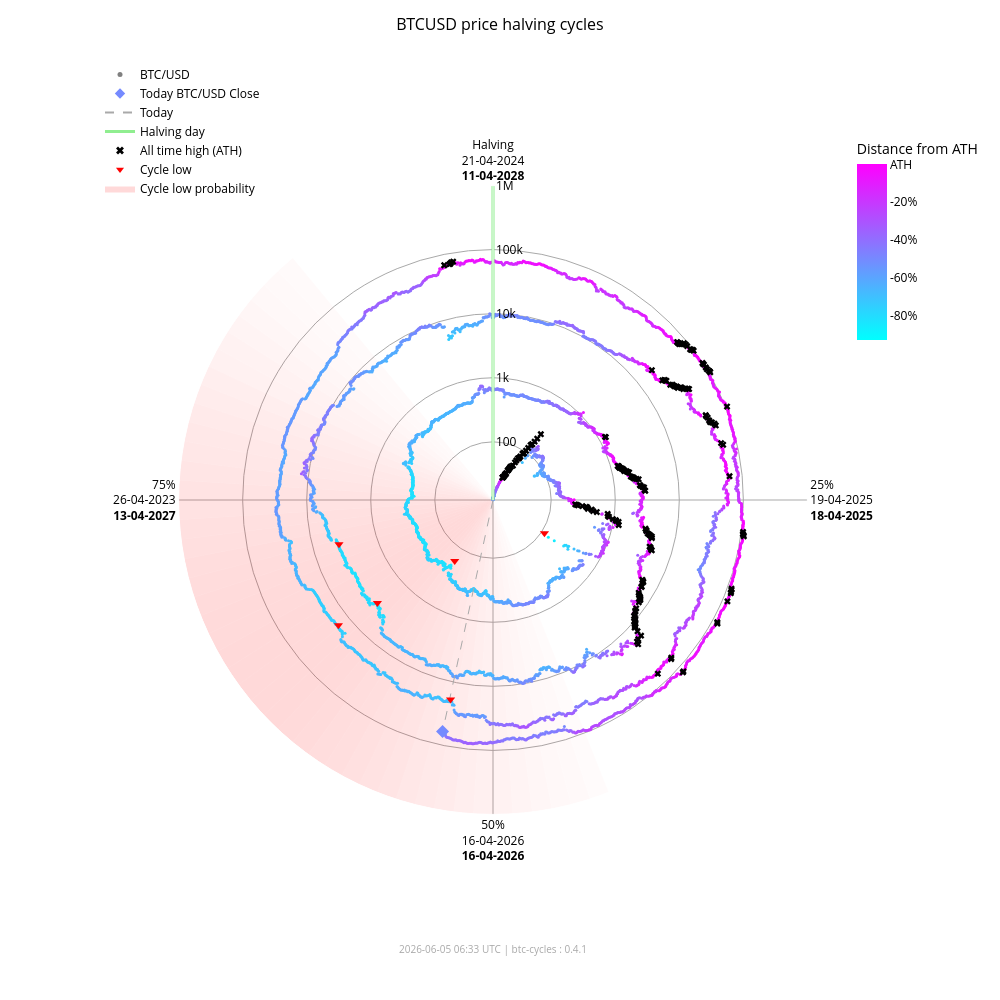

Write notebook code for a chart like this one.
### Markdown cell above
### Interactive chart (plotly)

### Code cell
fig_interactive = btc.plot(
    kind="interactive",
    from_date="2012-11-28",
)
# plotly config for interactivity
config = {"scrollZoom": True, "displayModeBar": True}
# display in notebook
fig_interactive.show(config=config)

### Figure 1 — Plotly figure (JSON) as saved in the notebook; plotly's stock layout.template omitted (floating-point values rounded to 4 significant figures; data arrays with more than 128 entries replaced by an {"elided": "..."} marker saying what was removed)
{"data": [{"fill": "toself", "fillcolor": "rgba(255,0,0,0.017168280509461755)", "hoverinfo": "skip", "line": {"width": 0}, "mode": "lines", "r": [12.35, 1000000, 1000000, 12.35, 12.35], "showlegend": false, "theta": [158.4, 158.4, 162.0, 162.0, 158.4], "type": "scatterpolar"}, {"fill": "toself", "fillcolor": "rgba(255,0,0,0.022114794501891175)", "hoverinfo": "skip", "line": {"width": 0}, "mode": "lines", "r": [12.35, 1000000, 1000000, 12.35, 12.35], "showlegend": false, "theta": [162.0, 162.0, 165.6, 165.6, 162.0], "type": "scatterpolar"}, {"fill": "toself", "fillcolor": "rgba(255,0,0,0.02790404259511669)", "hoverinfo": "skip", "line": {"width": 0}, "mode": "lines", "r": [12.35, 1000000, 1000000, 12.35, 12.35], "showlegend": false, "theta": [165.6, 165.6, 169.2, 169.2, 165.6], "type": "scatterpolar"}, {"fill": "toself", "fillcolor": "rgba(255,0,0,0.034518294852420334)", "hoverinfo": "skip", "line": {"width": 0}, "mode": "lines", "r": [12.35, 1000000, 1000000, 12.35, 12.35], "showlegend": false, "theta": [169.2, 169.2, 172.8, 172.8, 169.2], "type": "scatterpolar"}, {"fill": "toself", "fillcolor": "rgba(255,0,0,0.041901979682821514)", "hoverinfo": "skip", "line": {"width": 0}, "mode": "lines", "r": [12.35, 1000000, 1000000, 12.35, 12.35], "showlegend": false, "theta": [172.8, 172.8, 176.4, 176.4, 172.8], "type": "scatterpolar"}, {"fill": "toself", "fillcolor": "rgba(255,0,0,0.04996405861294358)", "hoverinfo": "skip", "line": {"width": 0}, "mode": "lines", "r": [12.35, 1000000, 1000000, 12.35, 12.35], "showlegend": false, "theta": [176.4, 176.4, 180.0, 180.0, 176.4], "type": "scatterpolar"}, {"fill": "toself", "fillcolor": "rgba(255,0,0,0.05858349692240514)", "hoverinfo": "skip", "line": {"width": 0}, "mode": "lines", "r": [12.35, 1000000, 1000000, 12.35, 12.35], "showlegend": false, "theta": [180.0, 180.0, 183.6, 183.6, 180.0], "type": "scatterpolar"}, {"fill": "toself", "fillcolor": "rgba(255,0,0,0.06761662035375064)", "hoverinfo": "skip", "line": {"width": 0}, "mode": "lines", "r": [12.35, 1000000, 1000000, 12.35, 12.35], "showlegend": false, "theta": [183.6, 183.6, 187.2, 187.2, 183.6], "type": "scatterpolar"}, {"fill": "toself", "fillcolor": "rgba(255,0,0,0.07690481219944661)", "hoverinfo": "skip", "line": {"width": 0}, "mode": "lines", "r": [12.35, 1000000, 1000000, 12.35, 12.35], "showlegend": false, "theta": [187.2, 187.2, 190.8, 190.8, 187.2], "type": "scatterpolar"}, {"fill": "toself", "fillcolor": "rgba(255,0,0,0.08628112000611096)", "hoverinfo": "skip", "line": {"width": 0}, "mode": "lines", "r": [12.35, 1000000, 1000000, 12.35, 12.35], "showlegend": false, "theta": [190.8, 190.8, 194.4, 194.4, 190.8], "type": "scatterpolar"}, {"fill": "toself", "fillcolor": "rgba(255,0,0,0.09557490841018089)", "hoverinfo": "skip", "line": {"width": 0}, "mode": "lines", "r": [12.35, 1000000, 1000000, 12.35, 12.35], "showlegend": false, "theta": [194.4, 194.4, 198.0, 198.0, 194.4], "type": "scatterpolar"}, {"fill": "toself", "fillcolor": "rgba(255,0,0,0.10461455782963762)", "hoverinfo": "skip", "line": {"width": 0}, "mode": "lines", "r": [12.35, 1000000, 1000000, 12.35, 12.35], "showlegend": false, "theta": [198.0, 198.0, 201.6, 201.6, 198.0], "type": "scatterpolar"}, {"fill": "toself", "fillcolor": "rgba(255,0,0,0.11322908719652829)", "hoverinfo": "skip", "line": {"width": 0}, "mode": "lines", "r": [12.35, 1000000, 1000000, 12.35, 12.35], "showlegend": false, "theta": [201.6, 201.6, 205.2, 205.2, 201.6], "type": "scatterpolar"}, {"fill": "toself", "fillcolor": "rgba(255,0,0,0.12125015337052986)", "hoverinfo": "skip", "line": {"width": 0}, "mode": "lines", "r": [12.35, 1000000, 1000000, 12.35, 12.35], "showlegend": false, "theta": [205.2, 205.2, 208.8, 208.8, 205.2], "type": "scatterpolar"}, {"fill": "toself", "fillcolor": "rgba(255,0,0,0.12851590515331976)", "hoverinfo": "skip", "line": {"width": 0}, "mode": "lines", "r": [12.35, 1000000, 1000000, 12.35, 12.35], "showlegend": false, "theta": [208.8, 208.8, 212.4, 212.4, 208.8], "type": "scatterpolar"}, {"fill": "toself", "fillcolor": "rgba(255,0,0,0.13487757461161184)", "hoverinfo": "skip", "line": {"width": 0}, "mode": "lines", "r": [12.35, 1000000, 1000000, 12.35, 12.35], "showlegend": false, "theta": [212.4, 212.4, 216.0, 216.0, 212.4], "type": "scatterpolar"}, {"fill": "toself", "fillcolor": "rgba(255,0,0,0.14020862181849592)", "hoverinfo": "skip", "line": {"width": 0}, "mode": "lines", "r": [12.35, 1000000, 1000000, 12.35, 12.35], "showlegend": false, "theta": [216.0, 216.0, 219.6, 219.6, 216.0], "type": "scatterpolar"}, {"fill": "toself", "fillcolor": "rgba(255,0,0,0.14441504950654527)", "hoverinfo": "skip", "line": {"width": 0}, "mode": "lines", "r": [12.35, 1000000, 1000000, 12.35, 12.35], "showlegend": false, "theta": [219.6, 219.6, 223.2, 223.2, 219.6], "type": "scatterpolar"}, {"fill": "toself", "fillcolor": "rgba(255,0,0,0.14744459351271713)", "hoverinfo": "skip", "line": {"width": 0}, "mode": "lines", "r": [12.35, 1000000, 1000000, 12.35, 12.35], "showlegend": false, "theta": [223.2, 223.2, 226.8, 226.8, 223.2], "type": "scatterpolar"}, {"fill": "toself", "fillcolor": "rgba(255,0,0,0.14929223192296423)", "hoverinfo": "skip", "line": {"width": 0}, "mode": "lines", "r": [12.35, 1000000, 1000000, 12.35, 12.35], "showlegend": false, "theta": [226.8, 226.8, 230.4, 230.4, 226.8], "type": "scatterpolar"}, {"fill": "toself", "fillcolor": "rgba(255,0,0,0.15)", "hoverinfo": "skip", "line": {"width": 0}, "mode": "lines", "r": [12.35, 1000000, 1000000, 12.35, 12.35], "showlegend": false, "theta": [230.4, 230.4, 234.0, 234.0, 230.4], "type": "scatterpolar"}, {"fill": "toself", "fillcolor": "rgba(255,0,0,0.14965033825231114)", "hoverinfo": "skip", "line": {"width": 0}, "mode": "lines", "r": [12.35, 1000000, 1000000, 12.35, 12.35], "showlegend": false, "theta": [234.0, 234.0, 237.6, 237.6, 234.0], "type": "scatterpolar"}, {"fill": "toself", "fillcolor": "rgba(255,0,0,0.14835378057909807)", "hoverinfo": "skip", "line": {"width": 0}, "mode": "lines", "r": [12.35, 1000000, 1000000, 12.35, 12.35], "showlegend": false, "theta": [237.6, 237.6, 241.2, 241.2, 237.6], "type": "scatterpolar"}, {"fill": "toself", "fillcolor": "rgba(255,0,0,0.14623322283554635)", "hoverinfo": "skip", "line": {"width": 0}, "mode": "lines", "r": [12.35, 1000000, 1000000, 12.35, 12.35], "showlegend": false, "theta": [241.2, 241.2, 244.8, 244.8, 241.2], "type": "scatterpolar"}, {"fill": "toself", "fillcolor": "rgba(255,0,0,0.1434078538226231)", "hoverinfo": "skip", "line": {"width": 0}, "mode": "lines", "r": [12.35, 1000000, 1000000, 12.35, 12.35], "showlegend": false, "theta": [244.8, 244.8, 248.4, 248.4, 244.8], "type": "scatterpolar"}, {"fill": "toself", "fillcolor": "rgba(255,0,0,0.13997983179373427)", "hoverinfo": "skip", "line": {"width": 0}, "mode": "lines", "r": [12.35, 1000000, 1000000, 12.35, 12.35], "showlegend": false, "theta": [248.4, 248.4, 252.0, 252.0, 248.4], "type": "scatterpolar"}, {"fill": "toself", "fillcolor": "rgba(255,0,0,0.13602598258454268)", "hoverinfo": "skip", "line": {"width": 0}, "mode": "lines", "r": [12.35, 1000000, 1000000, 12.35, 12.35], "showlegend": false, "theta": [252.0, 252.0, 255.6, 255.6, 252.0], "type": "scatterpolar"}, {"fill": "toself", "fillcolor": "rgba(255,0,0,0.13159547355344953)", "hoverinfo": "skip", "line": {"width": 0}, "mode": "lines", "r": [12.35, 1000000, 1000000, 12.35, 12.35], "showlegend": false, "theta": [255.6, 255.6, 259.2, 259.2, 255.6], "type": "scatterpolar"}, {"fill": "toself", "fillcolor": "rgba(255,0,0,0.12671301775492697)", "hoverinfo": "skip", "line": {"width": 0}, "mode": "lines", "r": [12.35, 1000000, 1000000, 12.35, 12.35], "showlegend": false, "theta": [259.2, 259.2, 262.8, 262.8, 259.2], "type": "scatterpolar"}, {"fill": "toself", "fillcolor": "rgba(255,0,0,0.12138610149219965)", "hoverinfo": "skip", "line": {"width": 0}, "mode": "lines", "r": [12.35, 1000000, 1000000, 12.35, 12.35], "showlegend": false, "theta": [262.8, 262.8, 266.4, 266.4, 262.8], "type": "scatterpolar"}, {"fill": "toself", "fillcolor": "rgba(255,0,0,0.1156142551644921)", "hoverinfo": "skip", "line": {"width": 0}, "mode": "lines", "r": [12.35, 1000000, 1000000, 12.35, 12.35], "showlegend": false, "theta": [266.4, 266.4, 270.0, 270.0, 266.4], "type": "scatterpolar"}, {"fill": "toself", "fillcolor": "rgba(255,0,0,0.10939851441251548)", "hoverinfo": "skip", "line": {"width": 0}, "mode": "lines", "r": [12.35, 1000000, 1000000, 12.35, 12.35], "showlegend": false, "theta": [270.0, 270.0, 273.6, 273.6, 270.0], "type": "scatterpolar"}, {"fill": "toself", "fillcolor": "rgba(255,0,0,0.10274974912946185)", "hoverinfo": "skip", "line": {"width": 0}, "mode": "lines", "r": [12.35, 1000000, 1000000, 12.35, 12.35], "showlegend": false, "theta": [273.6, 273.6, 277.2, 277.2, 273.6], "type": "scatterpolar"}, {"fill": "toself", "fillcolor": "rgba(255,0,0,0.09569517349791425)", "hoverinfo": "skip", "line": {"width": 0}, "mode": "lines", "r": [12.35, 1000000, 1000000, 12.35, 12.35], "showlegend": false, "theta": [277.2, 277.2, 280.8, 280.8, 277.2], "type": "scatterpolar"}, {"fill": "toself", "fillcolor": "rgba(255,0,0,0.08828282625646727)", "hoverinfo": "skip", "line": {"width": 0}, "mode": "lines", "r": [12.35, 1000000, 1000000, 12.35, 12.35], "showlegend": false, "theta": [280.8, 280.8, 284.4, 284.4, 280.8], "type": "scatterpolar"}, {"fill": "toself", "fillcolor": "rgba(255,0,0,0.08058400018765345)", "hoverinfo": "skip", "line": {"width": 0}, "mode": "lines", "r": [12.35, 1000000, 1000000, 12.35, 12.35], "showlegend": false, "theta": [284.4, 284.4, 288.0, 288.0, 284.4], "type": "scatterpolar"}, {"fill": "toself", "fillcolor": "rgba(255,0,0,0.07269354608292704)", "hoverinfo": "skip", "line": {"width": 0}, "mode": "lines", "r": [12.35, 1000000, 1000000, 12.35, 12.35], "showlegend": false, "theta": [288.0, 288.0, 291.6, 291.6, 288.0], "type": "scatterpolar"}, {"fill": "toself", "fillcolor": "rgba(255,0,0,0.06472784449068783)", "hoverinfo": "skip", "line": {"width": 0}, "mode": "lines", "r": [12.35, 1000000, 1000000, 12.35, 12.35], "showlegend": false, "theta": [291.6, 291.6, 295.2, 295.2, 291.6], "type": "scatterpolar"}, {"fill": "toself", "fillcolor": "rgba(255,0,0,0.05682021976743955)", "hoverinfo": "skip", "line": {"width": 0}, "mode": "lines", "r": [12.35, 1000000, 1000000, 12.35, 12.35], "showlegend": false, "theta": [295.2, 295.2, 298.8, 298.8, 295.2], "type": "scatterpolar"}, {"fill": "toself", "fillcolor": "rgba(255,0,0,0.04911378436707333)", "hoverinfo": "skip", "line": {"width": 0}, "mode": "lines", "r": [12.35, 1000000, 1000000, 12.35, 12.35], "showlegend": false, "theta": [298.8, 298.8, 302.4, 302.4, 298.8], "type": "scatterpolar"}, {"fill": "toself", "fillcolor": "rgba(255,0,0,0.04175213714896469)", "hoverinfo": "skip", "line": {"width": 0}, "mode": "lines", "r": [12.35, 1000000, 1000000, 12.35, 12.35], "showlegend": false, "theta": [302.4, 302.4, 306.0, 306.0, 302.4], "type": "scatterpolar"}, {"fill": "toself", "fillcolor": "rgba(255,0,0,0.034868865657538876)", "hoverinfo": "skip", "line": {"width": 0}, "mode": "lines", "r": [12.35, 1000000, 1000000, 12.35, 12.35], "showlegend": false, "theta": [306.0, 306.0, 309.6, 309.6, 306.0], "type": "scatterpolar"}, {"fill": "toself", "fillcolor": "rgba(255,0,0,0.02857722515334582)", "hoverinfo": "skip", "line": {"width": 0}, "mode": "lines", "r": [12.35, 1000000, 1000000, 12.35, 12.35], "showlegend": false, "theta": [309.6, 309.6, 313.2, 313.2, 309.6], "type": "scatterpolar"}, {"fill": "toself", "fillcolor": "rgba(255,0,0,0.022961515313555197)", "hoverinfo": "skip", "line": {"width": 0}, "mode": "lines", "r": [12.35, 1000000, 1000000, 12.35, 12.35], "showlegend": false, "theta": [313.2, 313.2, 316.8, 316.8, 313.2], "type": "scatterpolar"}, {"fill": "toself", "fillcolor": "rgba(255,0,0,0.01807146942917362)", "hoverinfo": "skip", "line": {"width": 0}, "mode": "lines", "r": [12.35, 1000000, 1000000, 12.35, 12.35], "showlegend": false, "theta": [316.8, 316.8, 320.4, 320.4, 316.8], "type": "scatterpolar"}, {"hoverinfo": "text", "marker": {"color": {"elided": "4938 str values"}, "size": 3}, "mode": "markers", "r": {"elided": "4938 float values"}, "showlegend": false, "text": {"elided": "4938 str values"}, "theta": {"elided": "4938 float values"}, "type": "scatterpolar"}, {"hoverinfo": "skip", "line": {"color": "lightgreen", "width": 3}, "mode": "lines", "r": [12.35, 1000000], "showlegend": false, "theta": [0, 0], "type": "scatterpolar"}, {"hoverinfo": "skip", "line": {"color": "darkgrey", "dash": "dash", "width": 1}, "mode": "lines", "r": [12.35, 61850.0], "showlegend": false, "theta": [192.3, 192.3], "type": "scatterpolar"}, {"hoverinfo": "text", "marker": {"color": "#758aff", "size": 10, "symbol": "diamond"}, "mode": "markers", "r": [61850.0], "showlegend": false, "text": ["Today<br>Date: 2026-06-05<br>Price: $61,848.13"], "theta": [192.3], "type": "scatterpolar"}, {"hoverinfo": "text", "marker": {"color": "black", "size": 6, "symbol": "x"}, "mode": "markers", "r": {"elided": "195 float values"}, "showlegend": false, "text": {"elided": "195 str values"}, "theta": {"elided": "195 float values"}, "type": "scatterpolar"}, {"hoverinfo": "text", "marker": {"color": "red", "size": 8, "symbol": "triangle-down"}, "mode": "markers", "r": [111.6, 164.9, 3233.0, 3925.0, 18950.0, 15760.0], "showlegend": false, "text": ["Cycle Low<br>Date: 2014-02-21<br>Price: $111.56<br>ATH distance: -91.0%", "Cycle Low<br>Date: 2015-01-14<br>Price: $164.92<br>ATH distance: -86.7%", "Cycle Low<br>Date: 2018-12-15<br>Price: $3,232.51<br>ATH distance: -83.3%", "Cycle Low<br>Date: 2019-03-25<br>Price: $3,924.55<br>ATH distance: -79.7%", "Cycle Low<br>Date: 2022-06-18<br>Price: $18,954.25<br>ATH distance: -71.9%", "Cycle Low<br>Date: 2022-11-21<br>Price: $15,760.19<br>ATH distance: -76.7%"], "theta": [122.8, 212.1, 228.3, 254.0, 192.0, 231.0], "type": "scatterpolar"}, {"marker": {"color": "grey", "size": 5}, "mode": "markers", "name": "BTC/USD", "r": [null], "theta": [null], "type": "scatterpolar"}, {"marker": {"color": "#758aff", "size": 8, "symbol": "diamond"}, "mode": "markers", "name": "Today BTC/USD Close", "r": [null], "theta": [null], "type": "scatterpolar"}, {"line": {"color": "darkgrey", "dash": "dash"}, "mode": "lines", "name": "Today", "r": [null], "theta": [null], "type": "scatterpolar"}, {"line": {"color": "lightgreen", "width": 3}, "mode": "lines", "name": "Halving day", "r": [null], "theta": [null], "type": "scatterpolar"}, {"marker": {"color": "black", "size": 7, "symbol": "x"}, "mode": "markers", "name": "All time high (ATH)", "r": [null], "theta": [null], "type": "scatterpolar"}, {"marker": {"color": "red", "size": 7, "symbol": "triangle-down"}, "mode": "markers", "name": "Cycle low", "r": [null], "theta": [null], "type": "scatterpolar"}, {"fill": "toself", "fillcolor": "rgba(255,0,0,0.15)", "line": {"width": 0}, "mode": "lines", "name": "Cycle low probability", "r": [null], "theta": [null], "type": "scatterpolar"}, {"hoverinfo": "skip", "marker": {"cmax": 0, "cmin": -0.9307, "color": [0], "colorbar": {"len": 0.25, "ticktext": ["ATH", "-20%", "-40%", "-60%", "-80%", "-100%"], "tickvals": [0, -0.2, -0.4, -0.6, -0.8, -1.0], "title": {"text": "Distance from ATH"}, "x": 0.95, "y": 0.92, "yanchor": "top"}, "colorscale": {"elided": "256x2 mixed values"}, "showscale": true, "size": 0}, "mode": "markers", "r": [null], "showlegend": false, "theta": [null], "type": "scatterpolar"}], "layout": {"annotations": [{"font": {"color": "darkgrey", "size": 10}, "showarrow": false, "text": "2026-06-05 06:33 UTC | btc-cycles : 0.4.1", "x": 0.5, "xref": "paper", "y": -0.02, "yref": "paper"}], "font": {"color": "black"}, "height": 1000, "legend": {"bgcolor": "rgba(0,0,0,0)", "font": {"color": "black"}, "x": 0.0, "y": 1.0}, "margin": {"b": 60, "l": 100, "r": 80, "t": 60}, "paper_bgcolor": "white", "plot_bgcolor": "white", "polar": {"angularaxis": {"color": "black", "direction": "clockwise", "gridcolor": "darkgrey", "rotation": 90, "ticktext": ["Halving<br>21-04-2024<br><b>11-04-2028</b>", "25%<br>19-04-2025<br><b>18-04-2025</b>", "50%<br>16-04-2026<br><b>16-04-2026</b>", "75%<br>26-04-2023<br><b>13-04-2027</b>"], "tickvals": [0, 90, 180, 270]}, "bgcolor": "white", "domain": {"x": [0.1, 0.9], "y": [0.05, 0.95]}, "radialaxis": {"angle": 90, "color": "black", "gridcolor": "darkgrey", "range": [1.092, 6.0], "tickangle": 90, "ticktext": ["100", "1k", "10k", "100k", "1M"], "tickvals": [100, 1000, 10000, 100000, 1000000], "type": "log"}}, "title": {"font": {"color": "black", "size": 16}, "text": "BTCUSD price halving cycles", "x": 0.5}, "width": 1000}}
